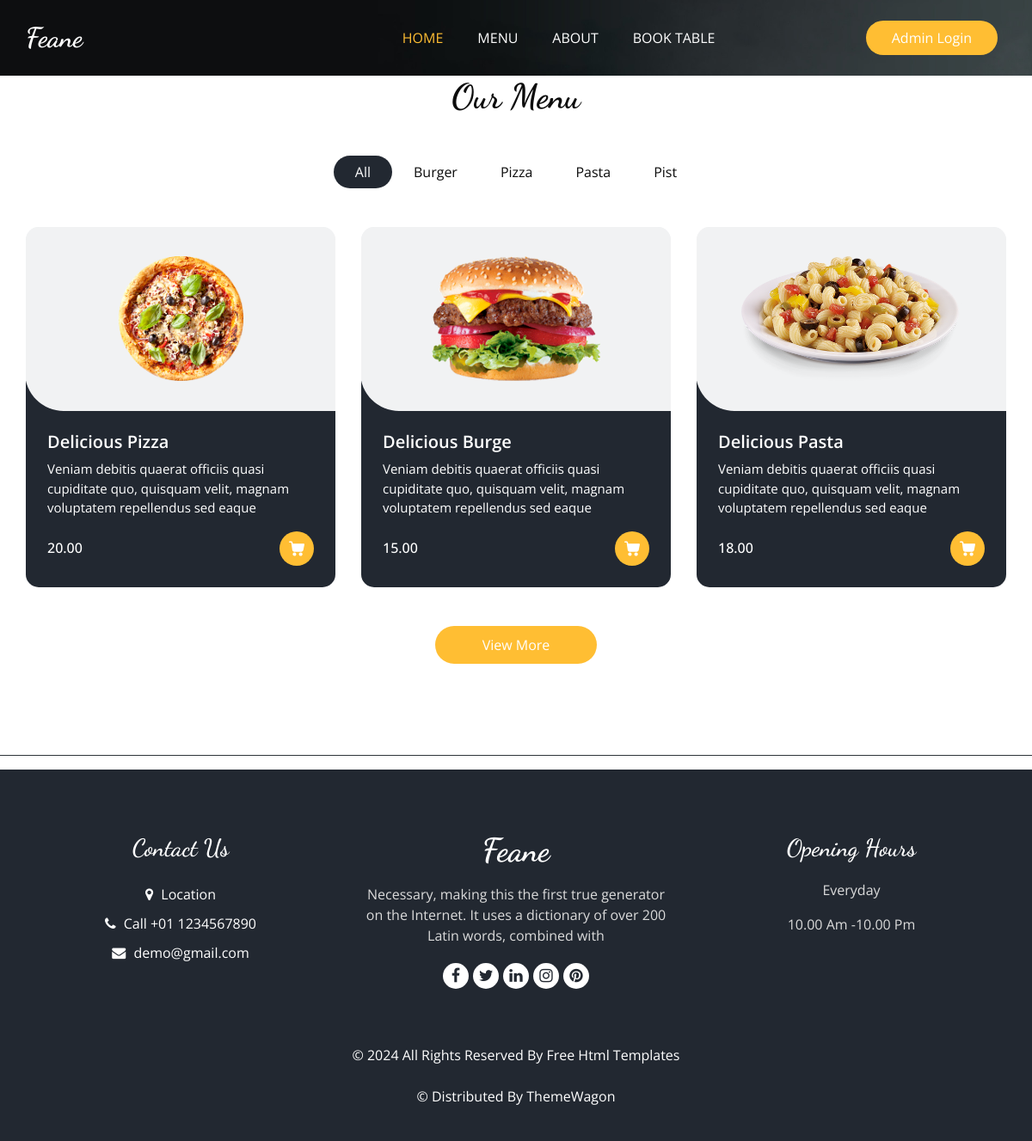
The app's page /menu/ with its own data.
### RestApp/models.py (models this page shows, shortened)
class Category(models.Model):
    name = models.CharField(max_length=15)
    def __str__(self):
        return self.name

class Item(models.Model):
    Item_name = models.CharField(max_length=15)
    description = models.TextField(blank=False)
    price = models.DecimalField(max_digits=10, decimal_places=2)
    category= models.ForeignKey(Category,related_name='items', on_delete=models.CASCADE)
    image = models.ImageField(upload_to='Item/')

### RestApp/views.py (the view)
# urls.py: path('menu/',MenuView , name="menu_cart"),
def MenuView(request):
    It=Item.objects.all()
    cat = Category.objects.all()
    return render(request, 'menu.html',{'cat':cat,'It':It})

### templates/menu.html (shortened to what this page needs)
{% extends 'base.html' %} {% load static %} {% block main %}
<section class="food_section layout_padding-bottom">
  <div class="container">
    <div class="heading_container heading_center">
      <h2>Our Menu</h2>
    </div>
    <ul class="filters_menu">
      <li class="active" data-filter="*">All</li>
      {% for i in cat %}
      <li data-filter=".{{i.name}}">{{i.name}}</li>
      {% endfor %}
    </ul>
    <div class="filters-content">
      <div class="row grid">
        {% for j in It %}
        <div class="col-sm-6 col-lg-4 all {{j.category}}">
          <div class="box">
            <div>
              <div class="img-box">
                <img src="{{j.image.url}}" alt="" />
              </div>
              <div class="detail-box">
                <h5>{{j.Item_name}}</h5>
                <p>{{j.description}}</p>
                <div class="options">
                  <h6>{{j.price}}</h6>
                  <a href="">
                  </a>
                </div>
              </div>
            </div>
          </div>
        </div>
         {% endfor %}
      </div>
    </div>
    <div class="btn-box">
      <a href=""> View More </a>
    </div>
  </div>
</section>
{% endblock %} {% block class %}class="sub_page"{% endblock %}

### templates/base.html (shortened to what this page needs)
{% load static %}
<!DOCTYPE html>
<html>
  <head>
    <link
      rel="stylesheet"
      type="text/css"
      href="{% static 'css/bootstrap.css' %}"
    />
    <link
      rel="stylesheet"
      type="text/css"
      href="https://cdnjs.cloudflare.com/ajax/libs/OwlCarousel2/2.3.4/assets/owl.carousel.min.css"
    />
    <link
      rel="stylesheet"
      href="https://cdnjs.cloudflare.com/ajax/libs/jquery-nice-select/1.1.0/css/nice-select.min.css"
    />
    <link href="{% static 'css/font-awesome.min.css' %}" rel="stylesheet" />
    <link href="{% static 'css/style.css' %}" rel="stylesheet" />
    <link href="{% static 'css/responsive.css' %}" rel="stylesheet" />
  </head>
  <body {% block class %}{% endblock %}>
    <div class="hero_area">
      <div class="bg-box">
        <img src="{% static 'images/hero-bg.jpg' %}" alt="" />
      </div>
      <header class="header_section">
        <div class="container">
          <nav class="navbar navbar-expand-lg custom_nav-container">
            <a class="navbar-brand" href="/">
              <span> Feane </span>
            </a>
            <div class="collapse navbar-collapse" id="navbarSupportedContent">
              <ul class="navbar-nav mx-auto">
                <li class="nav-item active">
                  <a class="nav-link" href="{% url 'home_cart' %}"
                    >Home <span class="sr-only">(current)</span></a
                  >
                </li>
                <li class="nav-item">
                  <a class="nav-link" href="{% url 'menu_cart' %}">Menu</a>
                </li>
                <li class="nav-item">
                  <a class="nav-link" href="{% url 'about_page' %}">About</a>
                </li>
                <li class="nav-item">
                  <a class="nav-link" href="{% url 'book_table' %}"
                    >Book Table</a
                  >
                </li>
              </ul>
              <div class="user_option">
                <a href="/admin" class="order_online">Admin Login</a>
              </div>
            </div>
          </nav>
        </div>
      </header>
    </div>
    {% block main %}{% endblock %}
    <hr class="bg-dark" / >
    <footer class="footer_section">
      <div class="container">
        <div class="row">
          <div class="col-md-4 footer-col">
            <div class="footer_contact">
              <h4>Contact Us</h4>
              <div class="contact_link_box">
                <a href="">
                  <i class="fa fa-map-marker" aria-hidden="true"></i>
                  <span> Location </span>
                </a>
                <a href="">
                  <i class="fa fa-phone" aria-hidden="true"></i>
                  <span> Call +01 1234567890 </span>
                </a>
                <a href="">
                  <i class="fa fa-envelope" aria-hidden="true"></i>
                  <span> demo@gmail.com </span>
                </a>
              </div>
            </div>
          </div>
          <div class="col-md-4 footer-col">
            <div class="footer_detail">
              <a href="" class="footer-logo"> Feane </a>
              <p>
                Necessary, making this the first true generator on the Internet.
                It uses a dictionary of over 200 Latin words, combined with
              </p>
              <div class="footer_social">
                <a href="">
                  <i class="fa fa-facebook" aria-hidden="true"></i>
                </a>
                <a href="">
                  <i class="fa fa-twitter" aria-hidden="true"></i>
                </a>
                <a href="">
                  <i class="fa fa-linkedin" aria-hidden="true"></i>
                </a>
                <a href="">
                  <i class="fa fa-instagram" aria-hidden="true"></i>
                </a>
                <a href="">
                  <i class="fa fa-pinterest" aria-hidden="true"></i>
                </a>
              </div>
            </div>
          </div>
          <div class="col-md-4 footer-col">
            <h4>Opening Hours</h4>
            <p>Everyday</p>
            <p>10.00 Am -10.00 Pm</p>
          </div>
        </div>
        <div class="footer-info">
          <p>
            &copy; <span id="displayYear"></span> All Rights Reserved By
            <a href="https://html.design/">Free Html Templates</a><br /><br />
            &copy;  Distributed By
            <a href="https://themewagon.com/" target="_blank">ThemeWagon</a>
          </p>
        </div>
      </div>
    </footer>
  </body>
</html>

### static/css/responsive.css (style rules this page uses)
@media (min-width: 1200px) { .container { max-width: 1170px; } }

### records on screen
Category: name "Burger"
Category: name "Pizza"
Category: name "Pasta"
Category: name "Pist"
Item: image (picture), Item_name "Delicious Pizza", description "Veniam debitis quaerat officiis quasi cupiditate quo, quisquam velit, magnam voluptatem repellendus sed eaque", price "20.00"
Item: image (picture), Item_name "Delicious Burge", description "Veniam debitis quaerat officiis quasi cupiditate quo, quisquam velit, magnam voluptatem repellendus sed eaque", price "15.00"
Item: image (picture), Item_name "Delicious Pasta", description "Veniam debitis quaerat officiis quasi cupiditate quo, quisquam velit, magnam voluptatem repellendus sed eaque", price "18.00"
